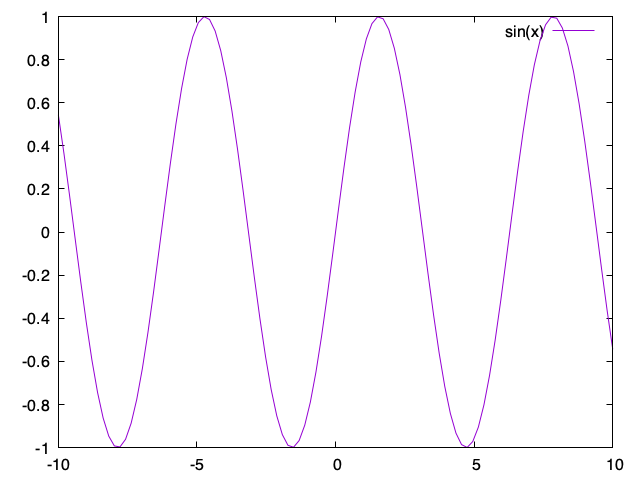

The script that drew this image:
set term pngcairo
set out "sinx.png"

plot sin(x)
